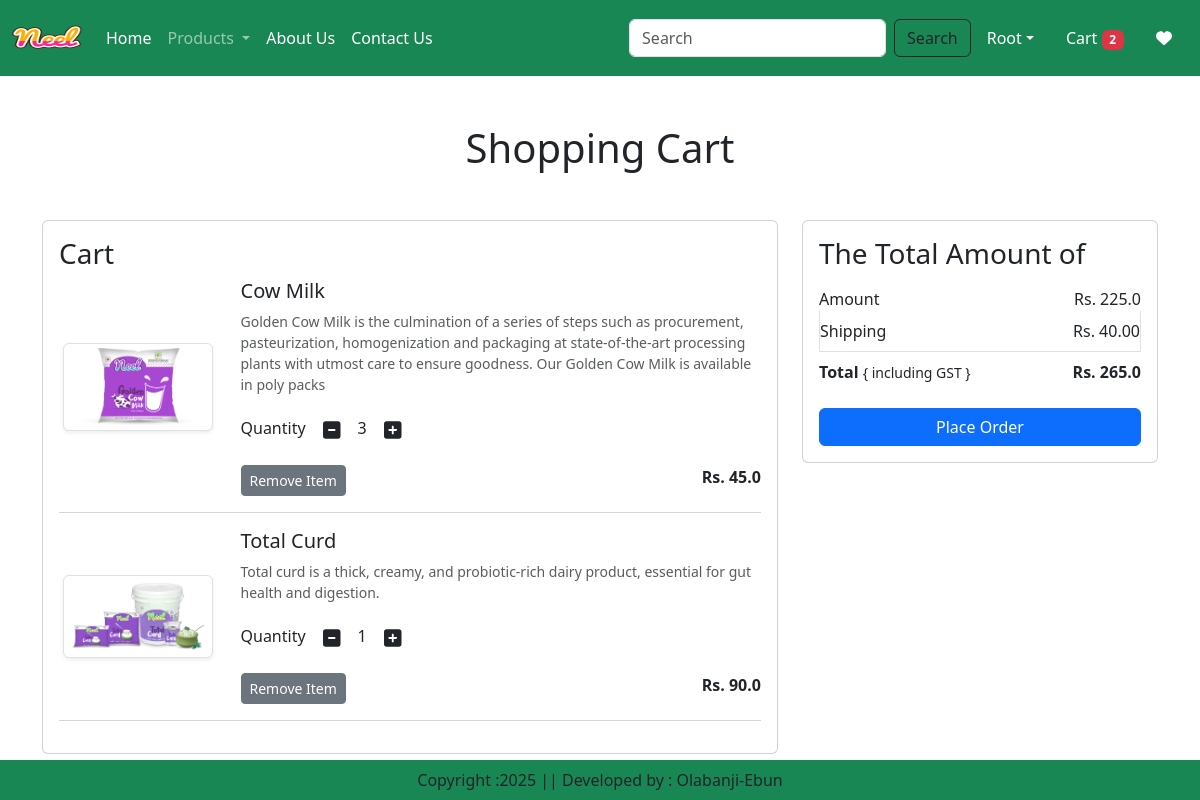
The page /cart/ (signed in) on the database as committed earlier.
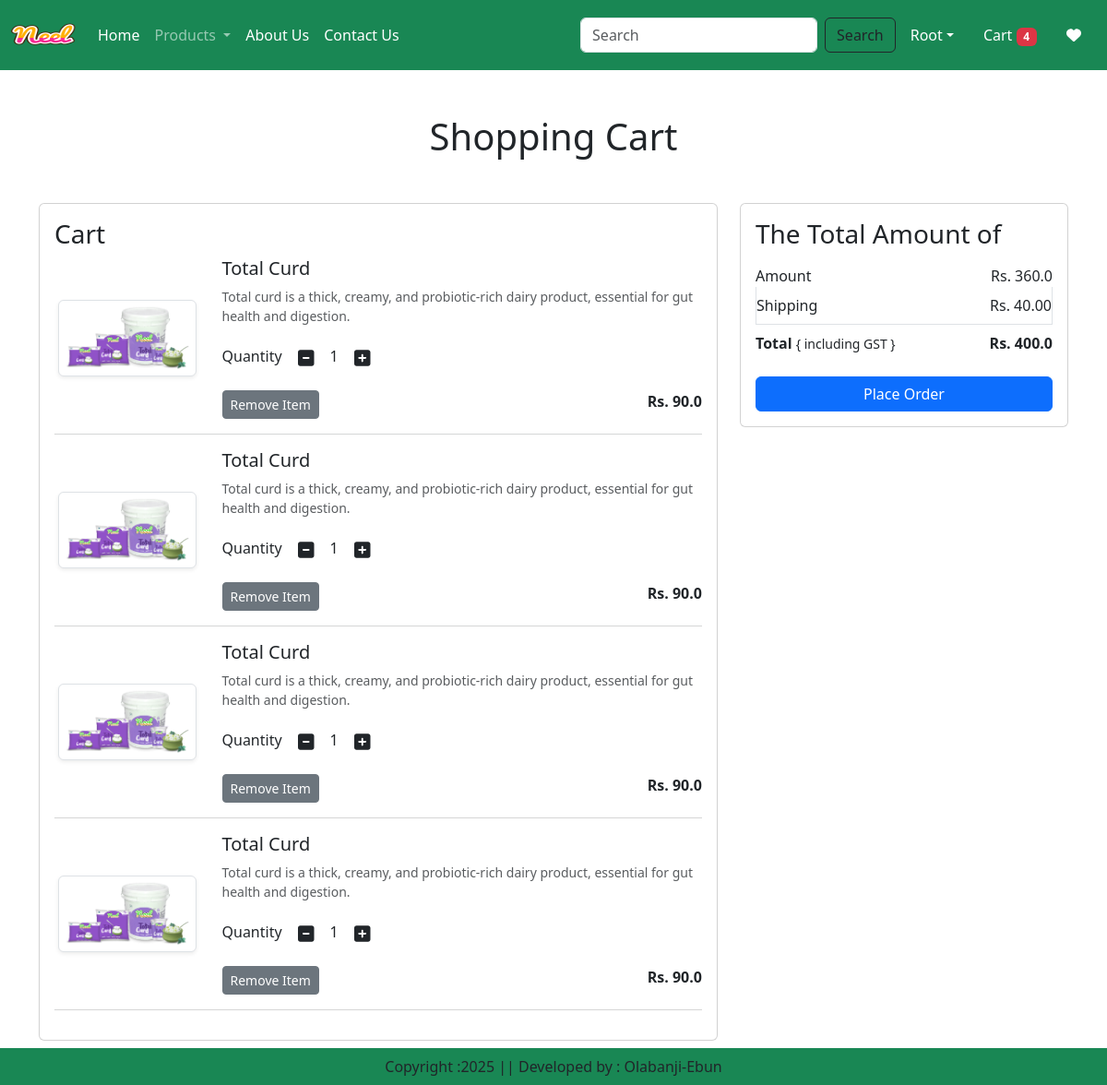
The same page on the database as committed later.
### app/models.py (models this page shows, shortened)
class Cart(models.Model):
    user = models.ForeignKey(User, on_delete=models.CASCADE)
    product = models.ForeignKey(Product, on_delete=models.CASCADE)
    quantity = models.PositiveIntegerField(default=1)

class Product(models.Model):
    title = models.CharField(max_length=100)
    selling_price = models.FloatField()
    discounted_price = models.FloatField()
    description = models.TextField()
    composition = models.TextField(default='')
    prodapp = models.TextField(default='')
    category = models.CharField(choices=CATEGORY_CHOICES, max_length=2)
    product_image = models.ImageField(upload_to='product')

### app/views.py (the view)
# urls.py: path('cart/', views.show_cart, name='showcart'),
@login_required
def show_cart(request):
    user = request.user
    cart = Cart.objects.filter(user=user)
    amount = 0
    for p in cart:
        value = p.quantity * p.product.discounted_price
        amount = amount + value
    totalamount = amount + 40
    totalitem = 0
    wishitem = 0
    if request.user.is_authenticated:
        totalitem = len(Cart.objects.filter(user=request.user))
        wishitem = len(Wishlist.objects.filter(user=request.user))
    return render(request, 'app/addtocart.html', locals())

### app/templates/app/addtocart.html (shortened to what this page needs)
{% extends "app/base.html" %}
{% load static %}
{% block main-content %}
<div class="container my-5">
    <div class="row">
        {% if cart %}
            <h1 class="text-center mb-5">Shopping Cart</h1>
            <div class="col-sm-8">
                <div class="card">
                    <div class="card-body">
                        <h3>Cart</h3>
                        {% for item in cart %}
                            <div class="row">
                                <div class="col-sm-3 text-center align-self-center"><img src="{{ item.product.product_image.url }}" alt="" srcset="" class="img-fluid
                                img-thumbnail shadow-sm" height="150" width="150"> </div>
                                <div class="col-sm-9">
                                    <div>
                                        <h5>{{ item.product.title }}</h5>
                                        <p class="mb-2 text-muted small">{{ item.product.description }}</p>
                                        <div class="my-3">
                                            <label for="quantity">Quantity</label>
                                            <a class="minus-cart btn" pid="{{ item.product.id }}"><i class="fas fa-minus-square fa-lg"></i></a>
                                            <span id="quantity">{{ item.quantity }}</span>
                                            <a class="plus-cart btn" pid="{{ item.product.id }}"><i class="fas fa-plus-square fa-lg"></i></a>
                                        </div>
                                        <div class="d-flex justify-content-between">
                                            <a href="#" class="remove-cart btn btn-sm btn-secondary" pid="{{ item.product_id }}">Remove Item</a>
                                            <p class="mb-0"><span><strong>Rs. {{ item.product.discounted_price }}</strong></span></p>
                                        </div>
                                    </div>
                                </div>
                            </div>
                            <hr class="text-muted">
                        {% endfor %}
                    </div>
                </div>
            </div>
            <div class="col-sm-4">
                <div class="card">
                    <div class="card-body">
                        <h3>The Total Amount of</h3>
                        <ul class="list-group">
                            <li class="list-group-item d-flex justify-content-between align-items-center border-0 px-0 pb-0">Amount<span id="amount">Rs. {{ amount }}</span></li>
                            <li class="list-group-item d-flex justify-content-between align-items-center px-0">Shipping<span>Rs. 40.00</span></li>
                            <li class="list-group-item d-flex justify-content-between align-items-center border-0 px-0 mb-3">
                                <div>
                                    <strong>Total</strong> <small>{ including GST }</small>
                                </div>
                                <span id="totalamount"><strong>Rs. {{ totalamount }}</strong></span>
                            </li>
                         </ul>
                        <div class="d-grid"><a href="{% url 'checkout' %}" class="btn btn-primary">Place Order</a></div>
                    </div>
                </div>
            </div>
            {% else %}
                <h1 class="text-center mb-5">Cart in Empty</h1>
        {% endif %}
    </div>
</div>
{% endblock main-content %}

### app/templates/app/base.html (shortened to what this page needs)
<!DOCTYPE html>
{% load static %}
<html lang="en">
  <head>
    <link
      href="https://cdn.jsdelivr.net/npm/bootstrap@5.3.3/dist/css/bootstrap.min.css"
      rel="stylesheet"
    />
    <link rel="stylesheet" href="{% static 'app/css/owl.carousel.min.css' %}" />
    <link rel="stylesheet" href="{% static 'app/css/all.min.css' %}" />
    <link rel="stylesheet" href="{% static 'app/css/style.css' %}?v=2">
    <link href="{% static '/fontawesomefree/css/fontawesome.css' %}" rel="stylesheet" type="text/css">
    <link href="{% static '/fontawesomefree/css/brands.css' %}" rel="stylesheet" type="text/css">
    <link href="{% static '/fontawesomefree/css/solid.css' %}" rel="stylesheet" type="text/css">
  </head>
  <body>
    <nav class="navbar navbar-expand-lg navbar-dark bg-success">
      <div class="container-fluid">
        <a class="navbar-brand" href="#">
          <img src="{% static "app/images/neel.png" %}" width="70" height="50"/>
        </a>
        <div class="collapse navbar-collapse" id="navbarSupportedContent">
          <ul class="navbar-nav me-auto mb-2 mb-lg-0">
              {% if request.user.is_authenticated %}
            <li class="nav-item">
              <a class="nav-link active" aria-current="page" href="{% url 'home' %}">Home</a>
            </li>
            <li class="nav-item dropdown">
              <a
                class="nav-link dropdown-toggle"
                href="#"
                role="button"
                data-bs-toggle="dropdown"
                aria-expanded="false"
              >
                Products
              </a>
            </li>
            <li class="nav-item">
              <a class="nav-link text-white" href="{% url 'about' %}">About Us</a>
            </li>
            <li class="nav-item">
              <a class="nav-link text-white" href="{% url 'contact' %}">Contact Us</a>
            </li>
          </ul>
          <form class="d-flex" role="search" action="/search">
            <input class="form-control me-2" type="search" placeholder="Search" name="search" aria-label="Search"/>
            <button class="btn btn-outline-dark" type="submit">Search</button>
          </form>
        </div>
        <ul class="navbar-nav me-auto mb-2 mb-lg-0">
          <li class="nav-item dropdown mx-2">
            <a class="nav-link dropdown-toggle text-white" href="#" id="profileDropdown" role="button" data-bs-toggle="dropdown" aria-expanded="false"><span class="text-capitalize">{{ request.user }}</span></a>
          </li>
          <li class="nav-item mx-2">
            <a href="{% url 'showcart' %}" class="nav-link text-white">Cart <span class="badge bg-danger">{% if totalitem > 0 %} {{ totalitem }} {% endif %}</span></a>
          </li>
          <li class="nav-item mx-2">
            <a href="{% url 'showwishlist' %}" class="nav-link text-white"><i class="fa fa-heart"></i> </a>
          </li>
            {% endif %}
        </ul>
      </div>
    </nav>
    {% block main-content %}{% endblock main-content %}
    <footer
      class="conatiner-fluid fixed-bottom bg-success text-center p-2 mt-5"
    >
      Copyright :2025 || Developed by : Olabanji-Ebun
    </footer>
  </body>
</html>

Rows that differ between the two databases and show on the page:
removed Cart: product.product_image (picture), product "Cow Milk", product.description "Golden Cow Milk is the culmination of a series of steps such as procurement, pasteurization, homogenization and packaging at state-of-the-art processing plants with utmost care to ensure goodness. Our Golden Cow Milk is available in poly packs", quantity "3", product.discounted_price "45.0"
added Cart: product.product_image (picture), product "Total Curd", product.description "Total curd is a thick, creamy, and probiotic-rich dairy product, essential for gut health and digestion.", quantity "1", product.discounted_price "90.0"
added Cart: product.product_image (picture), product "Total Curd", product.description "Total curd is a thick, creamy, and probiotic-rich dairy product, essential for gut health and digestion.", quantity "1", product.discounted_price "90.0"
added Cart: product.product_image (picture), product "Total Curd", product.description "Total curd is a thick, creamy, and probiotic-rich dairy product, essential for gut health and digestion.", quantity "1", product.discounted_price "90.0"
Other text that changed with them:
{{ totalitem }}: "2" → "4"
{{ amount }}: "225.0" → "360.0"
{{ totalamount }}: "265.0" → "400.0"
